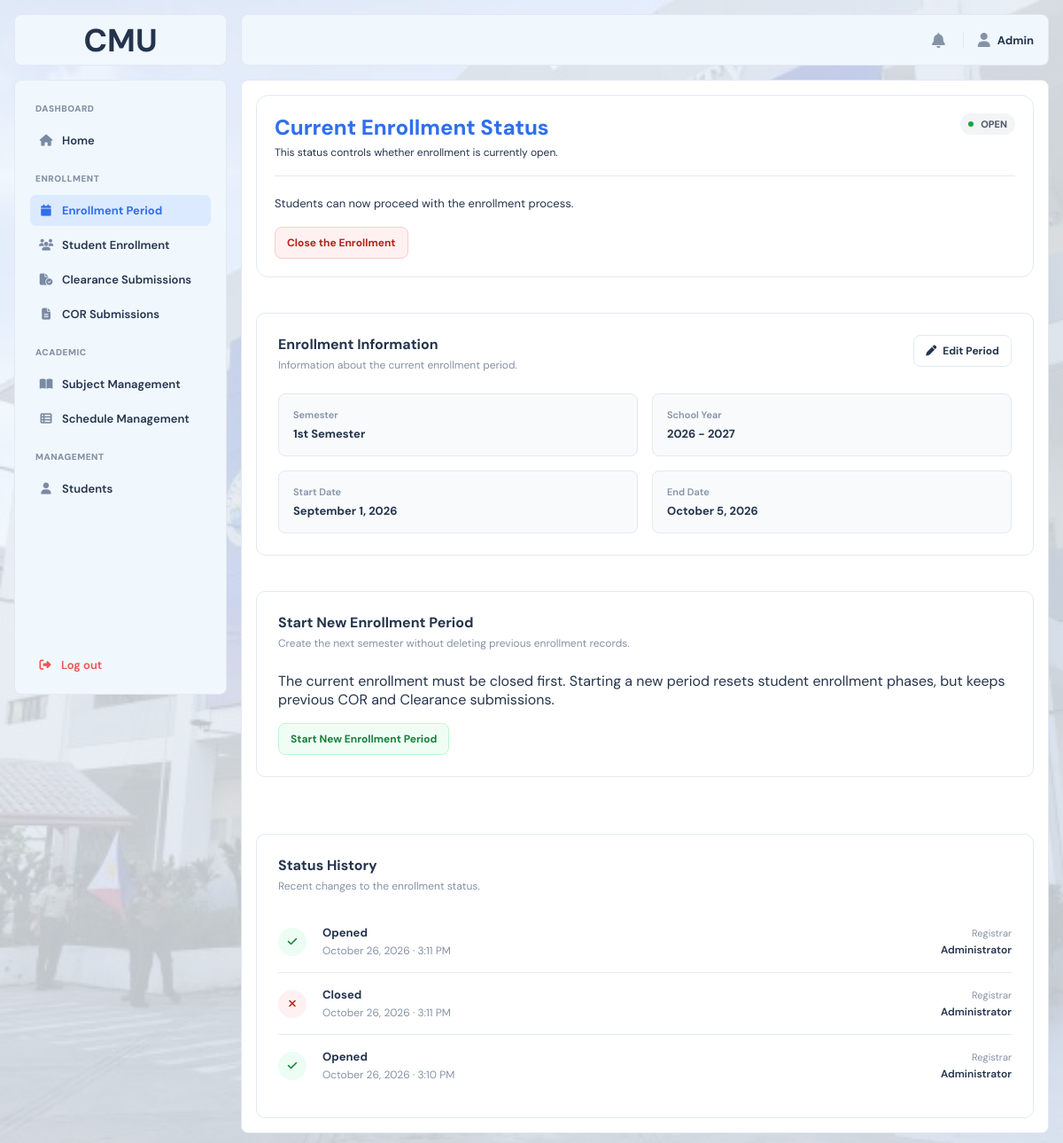
Screenshot of /?page=enrollment_period (signed in) with the database file from the repository.
### tables this page shows
CREATE TABLE `system_settings` (
  `setting_id` int(10) UNSIGNED NOT NULL,
  `enrollment_status` enum('OPEN','CLOSED') NOT NULL DEFAULT 'CLOSED',
  `semester` varchar(50) DEFAULT NULL,
  `school_year` varchar(20) DEFAULT NULL,
  `start_date` date DEFAULT NULL,
  `end_date` date DEFAULT NULL,
  `updated_at` datetime NOT NULL DEFAULT current_timestamp() ON UPDATE current_timestamp()
);

CREATE TABLE `enrollment_status_history` (
  `history_id` int(10) UNSIGNED NOT NULL,
  `status` enum('OPENED','CLOSED') NOT NULL,
  `changed_at` datetime NOT NULL DEFAULT current_timestamp(),
  `changed_by` int(10) UNSIGNED DEFAULT NULL
);

### index.php (called while the page is built, shortened)
<?php
$pages = [
    'home_main' => 'main/home_main.php',
    'course_offering' => 'main/course_offering.php',
    'faculty_evaluation' => 'main/faculty_evaluation.php',
    'evaluation_form' => 'main/evaluation_form.php',
    'clearance_main' => 'main/clearance_main.php',
    'cor' => 'main/cor.php',
    'my_enrollment' => 'main/my_enrollment.php',
    'profile' => 'main/profile.php',
    'admin_home' => 'admin/admin_home.php',
    'enrollment_period' => 'admin/enrollment_period.php',
    'student_enrollment' => 'admin/student_enrollment.php',
    'clearance_submissions' => 'admin/clearance_submissions.php',
    'cor_submissions' => 'admin/cor_submissions.php',
    'course_offerings' => 'admin/course_offerings.php',
    'course_management' => 'admin/course_management.php',
    'student_management' => 'admin/student_management.php',
    'login' => 'auth/login.php',
    'forget' => 'auth/forget.php',
    'verification' => 'auth/verification.php',
    'reset' => 'auth/reset.php',
    'set_password' => 'auth/set_password.php',
    'error404' => 'error/error404.php',
    'maintenance' => 'error/maintenance.php',
    'sample' => 'sample.php',
];
$page = $_GET['page'] ?? 'login';
require FRONTEND_PATH . '/pages/' . $pages[$page];

### frontend/pages/admin/enrollment_period.php (the view, shortened to what this page needs)
<?php
$stmt = $conn->prepare(
    'SELECT
        enrollment_status,
        semester,
        school_year,
        start_date,
        end_date
     FROM system_settings
     WHERE setting_id = 1
     LIMIT 1'
);
$stmt->execute();
$result = $stmt->get_result();
$settings = $result->fetch_assoc();
$enrollmentStatus = $settings['enrollment_status'] ?? 'CLOSED';
$isEnrollmentOpen = $enrollmentStatus === 'OPEN';
$statusClass = $isEnrollmentOpen
    ? 'admin-status-open'
    : 'admin-status-closed';
$history = [];
$result = $conn->query(
    "SELECT
        h.status,
        h.changed_at,
        CASE
            WHEN u.role = 'ADMIN' THEN 'Administrator'
            ELSE COALESCE(u.account_number, 'Unknown')
        END AS changed_by_name
     FROM enrollment_status_history h
     LEFT JOIN users u
        ON u.user_id = h.changed_by
     ORDER BY h.changed_at DESC, h.history_id DESC
     LIMIT 3"
);
while ($row = $result->fetch_assoc()) {
    $history[] = $row;
}
?>
<!DOCTYPE html>
<html lang="en">
<head>
    <link rel="stylesheet"
          href="<?= BASE_URL ?>frontend/assets/css/main.css">
    <link rel="stylesheet"
          href="<?= BASE_URL ?>frontend/assets/css/admin.css">
    <link rel="stylesheet"
          href="https://cdnjs.cloudflare.com/ajax/libs/font-awesome/6.5.2/css/all.min.css">
</head>
<body>
<div class="layout">
    <div class="imglogo">
        <span>CMU</span>
    </div>
    <?php require FRONTEND_PATH . 'includes/admin_sidebar.php'; ?>
    <div class="overlay" id="overlay"></div>
    <div class="main">
        <?php require FRONTEND_PATH . 'includes/topbar.php'; ?>
        <div class="content">
            <section class="admin-period-card">
                <div class="admin-period-card-header">
                    <div>
                        <h2>
                            Current Enrollment Status
                        </h2>
                        <p>
                            This status controls whether enrollment is currently open.
                        </p>
                    </div>
                    <span class="admin-status-badge <?= $statusClass ?>">
                        <span class="admin-status-dot"></span>
                        <?= htmlspecialchars(
                            $enrollmentStatus,
                            ENT_QUOTES,
                            'UTF-8'
                        ) ?>
                    </span>
                </div>
                <div class="admin-enrollment-main">
                    <p>
                        <?= $isEnrollmentOpen
                            ? 'Students can now proceed with the enrollment process.'
                            : 'Students cannot proceed with the enrollment process.' ?>
                    </p>
                    <?php if ($isEnrollmentOpen): ?>
                        <button
                            type="button"
                            class="admin-close-enrollment-button"
                            id="openCloseEnrollmentModal">
                            Close the Enrollment
                        </button>
                    <?php endif; ?>
                </div>
            </section>
            <section class="admin-period-info-card">
                <div class="admin-period-info-header">
                    <div>
                        <h2>
                            Enrollment Information
                        </h2>
                        <p>
                            Information about the current enrollment period.
                        </p>
                    </div>
                    <button
                        type="button"
                        class="admin-edit-period-button"
                        id="openEditPeriodModal">
                        <i class="fa-solid fa-pen"></i>
                        Edit Period
                    </button>
                </div>
                <div class="admin-period-info-grid">
                    <div class="admin-period-info-item">
                        <span>
                            Semester
                        </span>
                        <strong>
                            <?= htmlspecialchars(
                                $settings['semester'] ?? 'Not set',
                                ENT_QUOTES,
                                'UTF-8'
                            ) ?>
                        </strong>
                    </div>
                    <div class="admin-period-info-item">
                        <span>
                            School Year
                        </span>
                        <strong>
                            <?= htmlspecialchars(
                                $settings['school_year'] ?? 'Not set',
                                ENT_QUOTES,
                                'UTF-8'
                            ) ?>
                        </strong>
                    </div>
                    <div class="admin-period-info-item">
                        <span>
                            Start Date
                        </span>
                        <strong>
                            <?= !empty($settings['start_date'])
                                ? date(
                                    'F j, Y',
                                    strtotime($settings['start_date'])
                                )
                                : 'Not set' ?>
                        </strong>
                    </div>
                    <div class="admin-period-info-item">
                        <span>
                            End Date
                        </span>
                        <strong>
                            <?= !empty($settings['end_date'])
                                ? date(
                                    'F j, Y',
                                    strtotime($settings['end_date'])
                                )
                                : 'Not set' ?>
                        </strong>
                    </div>
                </div>
            </section>
            <section class="admin-period-info-card" style="margin-bottom:24px">
                <div class="admin-period-info-header"><div><h2>Start New Enrollment Period</h2><p>Create the next semester without deleting previous enrollment records.</p></div></div>
                <p style="margin:16px 0">The current enrollment must be closed first. Starting a new period resets student enrollment phases, but keeps previous COR and Clearance submissions.</p>
                <button type="button" class="admin-open-enrollment-button" id="openNewPeriodModal" <?= $isEnrollmentOpen ? 'disabled title="Close enrollment first"' : '' ?>>Start New Enrollment Period</button>
            </section>
            <section class="admin-history-card">
                <div class="admin-history-header">
                    <div>
                        <h2>Status History</h2>
                        <p>
                            Recent changes to the enrollment status.
                        </p>
                    </div>
                </div>
                <div class="admin-history-list">
                    <?php if (empty($history)): ?>
                        <div class="admin-history-empty">
                            No enrollment status history yet.
                        </div>
                    <?php else: ?>
                        <?php foreach ($history as $item): ?>
                            <?php
                            $isOpened = $item['status'] === 'OPENED';
                            $historyStatus = $isOpened
                                ? 'Opened'
                                : 'Closed';
                            $historyClass = $isOpened
                                ? 'admin-history-opened'
                                : 'admin-history-closed';
                            $historyDate = date(
                                'F j, Y',
                                strtotime($item['changed_at'])
                            );
                            $historyTime = date(
                                'g:i A',
                                strtotime($item['changed_at'])
                            );
                            ?>
                            <div class="admin-history-item">
                                <div class="admin-history-icon <?= $historyClass ?>">
                                    <?php if ($isOpened): ?>
                                        <i class="fa-solid fa-check"></i>
                                    <?php else: ?>
                                        <i class="fa-solid fa-xmark"></i>
                                    <?php endif; ?>
                                </div>
                                <div class="admin-history-content">
                                    <strong>
                                        <?= $historyStatus ?>
                                    </strong>
                                    <span>
                                        <?= $historyDate ?>
                                        ·
                                        <?= $historyTime ?>
                                    </span>
                                </div>
                                <div class="admin-history-admin">
                                    <span>Registrar</span>
                                    <strong>
                                        <?= htmlspecialchars(
                                            $item['changed_by_name'],
                                            ENT_QUOTES,
                                            'UTF-8'
                                        ) ?>
                                    </strong>
                                </div>
                            </div>
                        <?php endforeach; ?>
                    <?php endif; ?>
                </div>
            </section>
        </div>
    </div>
</div>
</body>
</html>

### frontend/assets/css/main.css (style rules this page uses)
:root { --graystuble: #F8FAFC; --bluesubtle: #F0F7FD; --primary: #2f6fed; --primary-dark: #1c3f8f; --text: #24344d; --muted: #8592a6; --panel: #fbfcfe; --white: #ffffff; --border: #e3e9f2; --chip-bg: #eef1f6; --chip-color: #5b6b85; --blue: #2f6fed; --blue-bg: #dce9fd; --light-blue: #f8fafc; --lightest-blue: #eff6ff; --green: #2fb872; --green-bg: #d9f3e4; --orange: #f0a021; --orange-bg: #fcecc9; --danger: #ef5350; --danger-bg: #fbdedd; --table-head-bg: #1e293f; --table-head-text: #ffffff; --tips-grad-start: #1c3f8f; --tips-grad-end: #2f6fed; --tips-icon-bg: rgba(255, 255, 255, 0.2); --tips-text: rgba(255, 255, 255, 0.9); --teal: #0f9aa0; --teal-bg: #d7f1f2; --radius-sm: 8px; --radius-md: 14px; --sidebar-w: 240px; }
* { box-sizing: border-box; }
html, body { margin: 0; padding: 0; min-height: 100%; }
body { background-image: url('../img/cmu.png'); background-size: cover; background-position: center; background-repeat: no-repeat; font-family: "DM Sans", sans-serif; color: var(--text); overflow-x: hidden; }
button, input, textarea, select { font-family: inherit; }
.layout { display: grid; grid-template-columns: 240px minmax(0, 1fr); grid-template-rows: 58px minmax(0, 1fr); gap: 16px; width: 100%; min-height: 100vh; background: rgb(240, 247, 253, 0.8); padding: 16px; }
.imglogo { grid-column: 1; grid-row: 1; display: flex; align-items: center; justify-content: center; padding: 16px; background: var(--bluesubtle); border: 1px solid var(--border); border-radius: var(--radius-sm); }
.imglogo span { font-size: 36px; font-weight: 700; }
.main { grid-column: 2; grid-row: 1 / 3; display: grid; grid-template-rows: 58px minmax(0, 1fr); gap: 16px; min-width: 0; min-height: 0; background: transparent; }
.content { width: 100%; min-width: 0; min-height: 0; padding: 16px; background: var(--bluesubtle); border: 1px solid var(--border); border-radius: var(--radius-sm); overflow-y: auto; }
.content { display: flex; flex-direction: column; gap: 16px; width: 100%; min-width: 0; min-height: 0; padding: 16px; background: var(--white); border: 1px solid var(--border); border-radius: var(--radius-sm); overflow-y: auto; }
@media (min-width: 769px) { .layout > .imglogo { position: fixed; top: 16px; left: 16px; width: var(--sidebar-w, 240px); height: 58px; z-index: 31; } }

### rows the page displays
system_settings: enrollment_status "OPEN", semester "1st Semester", school_year "2026 - 2027", start_date "September 1, 2026", end_date "October 5, 2026"
enrollment_status_history: status "Opened", changed_at "October 26, 2026", changed_at "3:11 PM", changed_by_name "Administrator"
enrollment_status_history: status "Closed", changed_at "October 26, 2026", changed_at "3:11 PM", changed_by_name "Administrator"
enrollment_status_history: status "Opened", changed_at "October 26, 2026", changed_at "3:10 PM", changed_by_name "Administrator"

### other values shown
$section['title'] "ENROLLMENT"
$item['label'] "Enrollment Period"
$item['label'] "Student Enrollment"
$item['label'] "Clearance Submissions"
$item['label'] "COR Submissions"
$section['title'] "ACADEMIC"
$item['label'] "Subject Management"
$item['label'] "Schedule Management"
$section['title'] "MANAGEMENT"
$item['label'] "Students"
$userName "Admin"
